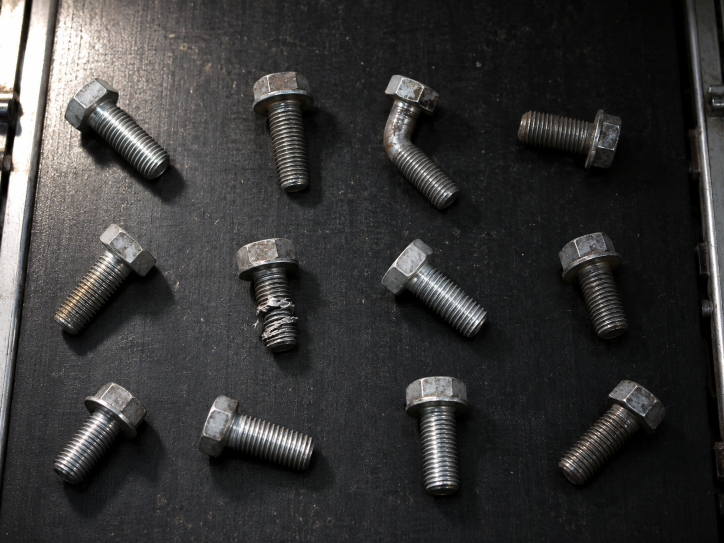
#> input picture data/photos/bolts-conveyor.png, 1448 x 1086 px (shown at 1/2 size)
$ python threshold_morph.py
#> lines starting #> are read from the running program, lines starting #| are printed output that depends on the picture; after the words box and inside, x2 and y2 are one past the last pixel; in counts of white or black regions, pixels touching at a corner belong together
"""P07｜二值化與形態學：固定門檻 vs Otsu vs adaptive（打光不均），侵蝕、膨脹、開、閉運算。"""
from pathlib import Path

import cv2
import numpy as np
import pandas as pd

from common import PHOTOS

OUT = Path("/tmp/ntunhs/P07")
OUT.mkdir(parents=True, exist_ok=True)

img = cv2.imread(str(PHOTOS / "bolts-conveyor.png"))
#> img is the input picture: shape (1086, 1448, 3); mean B, G, R 54, 54.6, 55.1
gray = cv2.cvtColor(img, cv2.COLOR_BGR2GRAY)
blur = cv2.GaussianBlur(gray, (5, 5), 0)          # P06：先輕微去雜訊
# 教師目視：12 支螺栓的大約中心 (x, y)，用來檢查「每支有沒有被抓到」
BOLTS = [(560, 257), (827, 275), (1142, 250), (225, 250), (183, 543), (539, 582),
         (876, 583), (1191, 563), (180, 851), (520, 859), (878, 861), (1208, 856)]
# 輸送帶範圍（左右兩側金屬護欄不要）
BELT = np.array([[135, 0], [1365, 0], [1390, 1086], [45, 1086]])
belt = np.zeros_like(gray)
cv2.fillPoly(belt, [BELT], 255)
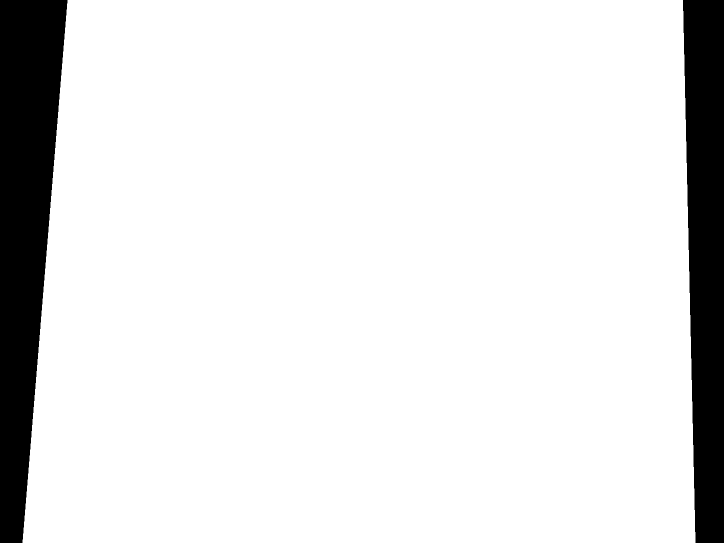
#> belt: shape (1086, 1448) (shown at 1/2 size); 89% white; 2 black regions, box (x1, y1, x2, y2) and area: (0, 0, 135, 1086) 97740, (1366, 0, 1448, 1086) 75477


def check(bw):
    """白色占比、白色區塊數、面積 > 2000 的區塊數，以及「單獨成塊」的螺栓數：
    螺栓中心落在一個區塊上、那個區塊只包含這一支、面積在 4000–25000（一支螺栓的大小）。"""
    n, labels, stats, _ = cv2.connectedComponentsWithStats(bw)
    areas = stats[:, cv2.CC_STAT_AREA]
    owner = []
    for x, y in BOLTS:
        win = labels[y - 15:y + 16, x - 15:x + 16]
        ids = win[win > 0]
        owner.append(np.bincount(ids).argmax() if ids.size else 0)
    alone = sum(1 for i in owner if i and owner.count(i) == 1 and 4000 <= areas[i] <= 25000)
    found = sum(1 for i in owner if i)
    return dict(白色占比=round(float((bw > 0).mean()), 3), 區塊數=n - 1,
                大於2000=int((areas[1:] > 2000).sum()), 碰到螺栓=found, 單獨成塊=alone)


print("== 1. 打光不均：左右亮度差多少 ==")
w = gray.shape[1]
for name, xs in {"左（x 150–450）": (150, 450), "中（x 550–850）": (550, 850), "右（x 1000–1300）": (1000, 1300)}.items():
    region = blur[:, xs[0]:xs[1]][belt[:, xs[0]:xs[1]] > 0]
    print(f"{name}  輸送帶 50% 分位 {np.percentile(region, 50):5.1f}  90% 分位 {np.percentile(region, 90):5.1f}")
#> this loop made 3 passes
#| 左（x 150–450）  輸送帶 50% 分位  73.0  90% 分位 150.0
#| 中（x 550–850）  輸送帶 50% 分位  41.0  90% 分位  69.0
#| 右（x 1000–1300）  輸送帶 50% 分位  19.0  90% 分位  39.0

print("\n== 2. 固定門檻：一個數字切全圖 ==")
rows = []
for t in [60, 100, 140]:
    _, bw = cv2.threshold(blur, t, 255, cv2.THRESH_BINARY)
    rows.append({"方法": f"固定 {t}", **check(cv2.bitwise_and(bw, belt))})
    cv2.imwrite(str(OUT / f"fixed-{t}.png"), bw)
#> this loop made 3 passes
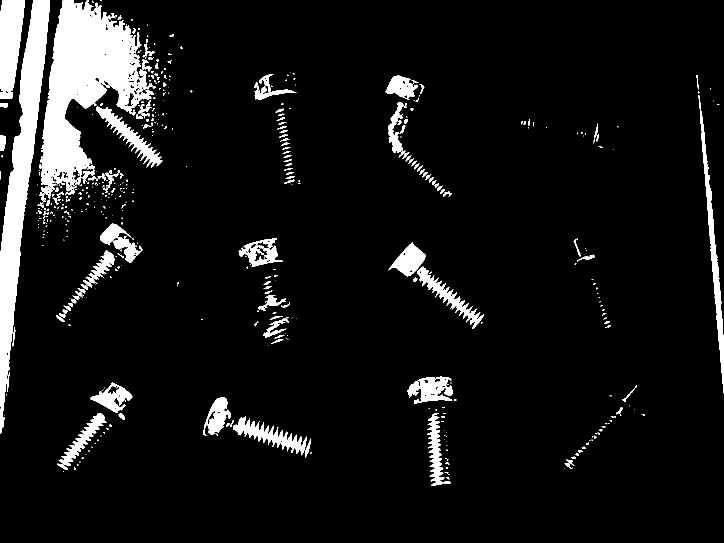
#> bw: shape (1086, 1448) (shown at 1/2 size); 8.1% white; 496 white regions (341 under 20 px), largest, box (x1, y1, x2, y2) and area: (79, 0, 308, 398) 41719, (0, 0, 100, 867) 27358, (0, 0, 50, 198) 7366
#> after the loop, rows = 3 items

t_otsu, bw = cv2.threshold(blur, 0, 255, cv2.THRESH_BINARY + cv2.THRESH_OTSU)
#> bw: shape (1086, 1448); 14.4% white; 458 white regions (284 under 20 px), largest, box (x1, y1, x2, y2) and area: (66, 0, 389, 654) 106188, (0, 0, 105, 907) 32308, (1384, 58, 1448, 806) 9868
#> t_otsu = 99
rows.append({"方法": f"Otsu（自動={t_otsu:.0f}）", **check(cv2.bitwise_and(bw, belt))})
#> in check (call 4), `n, labels, stats, _ = cv2.connectedComponentsWithStats(bw)`: n = 403; stats = 403 rows, first 6: [0, 0, 1448, 1086, 1409184], [96, 0, 293, 654, 94259], [310, 0, 8, 23, 110], [299, 3, 4, 4, 12], [383, 8, 3, 2, 4], [317, 21, 3, 5, 10]
cv2.imwrite(str(OUT / "otsu.png"), bw)

for bs, c in [(51, -10), (401, -30)]:
    bw = cv2.adaptiveThreshold(blur, 255, cv2.ADAPTIVE_THRESH_MEAN_C, cv2.THRESH_BINARY, bs, c)
    rows.append({"方法": f"adaptive {bs}, C={c}", **check(cv2.bitwise_and(bw, belt))})
    cv2.imwrite(str(OUT / f"adaptive-{bs}.png"), bw)
#> this loop made 2 passes
#> after the loop, rows = 6 items
print(pd.DataFrame(rows).to_string(index=False))
#|                  方法  白色占比  區塊數  大於2000  碰到螺栓  單獨成塊
#|               固定 60 0.242  973      12    12     4
#|              固定 100 0.102  407      11    12     5
#|              固定 140 0.050  452      12    11     0
#|         Otsu（自動=99） 0.104  402      11    12     5
#|  adaptive 51, C=-10 0.088 3122      18    12     2
#> (further printed lines are left out)

print("\n== 3. Otsu 選的門檻在左右各代表什麼 ==")
for name, xs in {"左": (150, 450), "右": (1000, 1300)}.items():
    region = blur[:, xs[0]:xs[1]][belt[:, xs[0]:xs[1]] > 0]
    print(f"{name}：輸送帶像素中有 {(region > t_otsu).mean():.3f} 高於 Otsu 門檻 {t_otsu:.0f}")
#> this loop made 2 passes
#| 左：輸送帶像素中有 0.277 高於 Otsu 門檻 99
#| 右：輸送帶像素中有 0.022 高於 Otsu 門檻 99
print("Otsu 只看整張的直方圖，不知道「哪裡」亮")

print("\n== 4. adaptive：每個像素和自己附近比 ==")
y, x = 300, 300
local = blur[y - 200:y + 201, x - 200:x + 201].mean()
#> local = 109.7
print(f"左上 (x={x}, y={y})：附近 401×401 平均 {local:.1f} → 門檻 {local + 30:.1f}")
#| 左上 (x=300, y=300)：附近 401×401 平均 109.7 → 門檻 139.7
y, x = 300, 1250
local = blur[y - 200:y + 201, x - 200:x + 201].mean()
#> local = 27.99
print(f"右上 (x={x}, y={y})：附近 401×401 平均 {local:.1f} → 門檻 {local + 30:.1f}")
#| 右上 (x=1250, y=300)：附近 401×401 平均 28.0 → 門檻 58.0
print("C=-30 的意思：比附近平均亮 30 以上才算白")

print("\n== 5. 形態學：用一個小形狀去「掃」白色區域 ==")
bw = cv2.adaptiveThreshold(blur, 255, cv2.ADAPTIVE_THRESH_MEAN_C, cv2.THRESH_BINARY, 401, -30)
bw = cv2.bitwise_and(bw, belt)
#> bw: shape (1086, 1448); 8.5% white; 580 white regions (437 under 20 px), largest, box (x1, y1, x2, y2) and area: (107, 0, 270, 344) 23164, (763, 478, 973, 665) 11919, (402, 790, 626, 922) 10524
k5 = cv2.getStructuringElement(cv2.MORPH_ELLIPSE, (5, 5))
#> k5 = [[0, 0, 1, 0, 0], [1, 1, 1, 1, 1], [1, 1, 1, 1, 1], [1, 1, 1, 1, 1], [0, 0, 1, 0, 0]]
k41 = cv2.getStructuringElement(cv2.MORPH_ELLIPSE, (41, 41))
#> k41: shape (41, 41); values 0 (black) and 1 (white), 76.9% white; 4 black regions, box (x1, y1, x2, y2) and area: (0, 0, 20, 16) 97, (21, 0, 41, 16) 97, (0, 25, 20, 41) 97, (21, 25, 41, 41) 97
steps = {
    "adaptive 原始": bw,
    "侵蝕 5×5": cv2.erode(bw, k5),
    "膨脹 5×5": cv2.dilate(bw, k5),
    "開運算 5×5": cv2.morphologyEx(bw, cv2.MORPH_OPEN, k5),
    "閉運算 41×41": cv2.morphologyEx(bw, cv2.MORPH_CLOSE, k41),
}
opened = steps["開運算 5×5"]
#> opened: shape (1086, 1448); 7.7% white; 139 white regions (24 under 20 px), largest, box (x1, y1, x2, y2) and area: (107, 13, 269, 343) 21503, (769, 478, 972, 661) 11405, (403, 790, 625, 918) 10074
steps["先開 5 再閉 41"] = cv2.morphologyEx(opened, cv2.MORPH_CLOSE, k41)
steps["先閉 41 再開 5"] = cv2.morphologyEx(steps["閉運算 41×41"], cv2.MORPH_OPEN, k5)
rows = [{"步驟": name, **check(im)} for name, im in steps.items()]
#> in check (call 7), `n, labels, stats, _ = cv2.connectedComponentsWithStats(bw)`: stats = 581 rows, first 6: [0, 0, 1448, 1086, 1438626], [107, 0, 163, 344, 23164], [134, 10, 1, 3, 3], [193, 21, 2, 2, 3], [205, 36, 7, 13, 52], [223, 45, 1, 2, 2]
#> in check (call 8), `n, labels, stats, _ = cv2.connectedComponentsWithStats(bw)`: n = 248; stats = 248 rows, first 6: [0, 0, 1448, 1086, 1486085], [137, 0, 6, 10, 23], [109, 15, 158, 326, 14183], [150, 24, 6, 6, 9], [172, 27, 1, 1, 1], [155, 31, 1, 1, 1]
#> in check (call 9), `n, labels, stats, _ = cv2.connectedComponentsWithStats(bw)`: n = 271; stats = 271 rows, first 6: [0, 0, 1448, 1086, 1382575], [101, 0, 223, 404, 35988], [191, 19, 6, 6, 26], [221, 43, 5, 6, 22], [238, 42, 8, 15, 100], [293, 48, 5, 5, 17]
#> in check (call 10), `n, labels, stats, _ = cv2.connectedComponentsWithStats(bw)`:
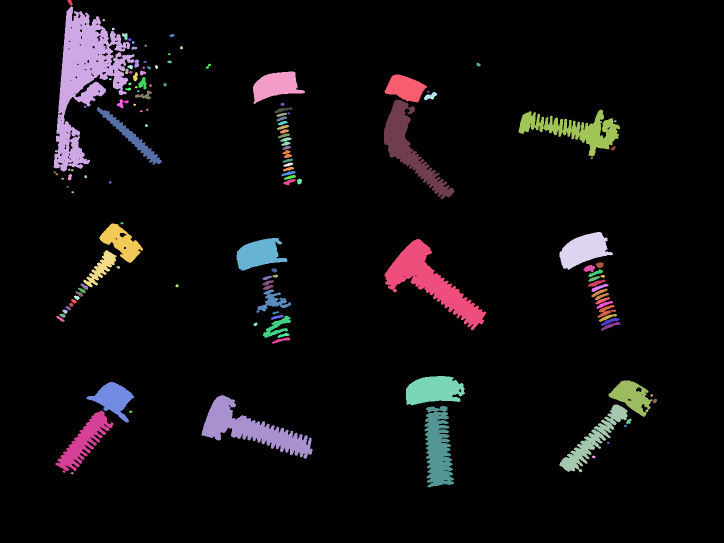
#> labels: shape (1086, 1448) int32 (shown at 1/2 size); 140 distinct labels, from 0 to 139; one colour per label, 0 black
#> in check (call 10), `n, labels, stats, _ = cv2.connectedComponentsWithStats(bw)`: n = 140; stats = 140 rows, first 6: [0, 0, 1448, 1086, 1451362], [135, 0, 10, 12, 76], [107, 13, 162, 330, 21503], [205, 38, 5, 5, 17], [224, 55, 5, 6, 22], [244, 66, 11, 14, 105]
#> in check (call 10), `areas = stats[:, cv2.CC_STAT_AREA]`: areas = 140 values, max 1451362 at index 0, min 17 at index 3, mean 11232.3
#> after the loop in check (call 10), `for x, y in BOLTS:`: owner = [56, 40, 48, 45, 86, 103, 85, 96, 133, 129, 132, 131]
#> in check (call 10), `alone = sum(1 for i in owner if i and owner.count(i) == 1 and 4000 <= ..`: alone = 7
#> in check (call 11), `n, labels, stats, _ = cv2.connectedComponentsWithStats(bw)`:
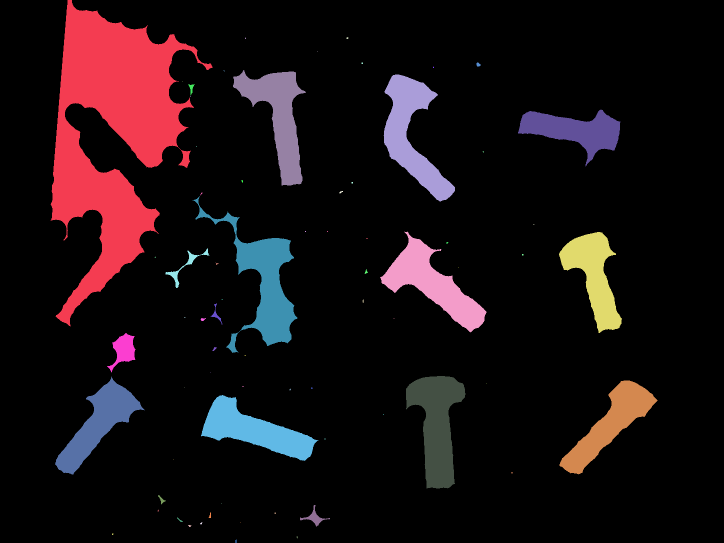
#> labels: shape (1086, 1448) int32 (shown at 1/2 size); 71 distinct labels, from 0 to 70; one colour per label, 0 black
#> in check (call 11), `n, labels, stats, _ = cv2.connectedComponentsWithStats(bw)`: n = 71; stats = 71 rows, first 6: [0, 0, 1448, 1086, 1349101], [101, 0, 325, 653, 85926], [490, 75, 2, 3, 4], [693, 74, 4, 4, 12], [634, 103, 1, 1, 1], [723, 125, 3, 3, 9]
#> in check (call 11), `areas = stats[:, cv2.CC_STAT_AREA]`: areas = 71 values, max 1349101 at index 0, min 1 at index 4, mean 22148.3
#> after the loop in check (call 11), `for x, y in BOLTS:`: owner = [9, 10, 14, 1, 1, 21, 25, 26, 45, 53, 46, 47]
#> in check (call 11), `alone = sum(1 for i in owner if i and owner.count(i) == 1 and 4000 <= ..`: alone = 10
#> in check (call 12), `n, labels, stats, _ = cv2.connectedComponentsWithStats(bw)`:
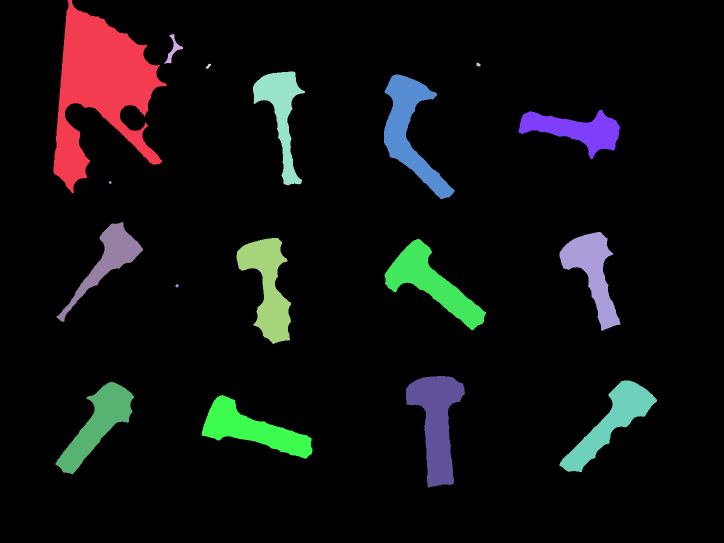
#> labels: shape (1086, 1448) int32 (shown at 1/2 size); 18 distinct labels, from 0 to 17; one colour per label, 0 black
#> in check (call 12), `n, labels, stats, _ = cv2.connectedComponentsWithStats(bw)`: n = 18; stats = 18 rows, first 6: [0, 0, 1448, 1086, 1411587], [107, 0, 226, 387, 40214], [328, 68, 38, 59, 587], [953, 125, 8, 8, 46], [412, 127, 10, 11, 54], [506, 143, 104, 228, 8819]
#> in check (call 12), `n, labels, stats, _ = cv2.connectedComponentsWithStats(bw)`:
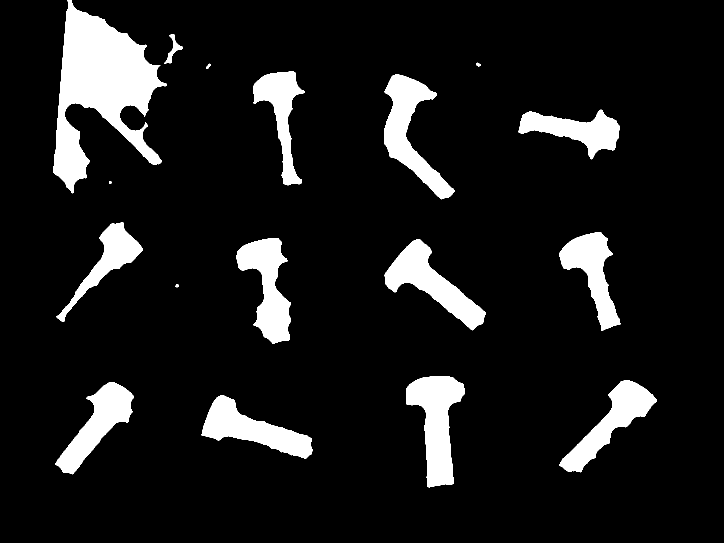
#> bw: shape (1086, 1448) (shown at 1/2 size); 10.2% white; 17 white regions, largest, box (x1, y1, x2, y2) and area: (107, 0, 333, 387) 40214, (812, 752, 930, 975) 13798, (768, 149, 909, 399) 12840
#> in check (call 12), `areas = stats[:, cv2.CC_STAT_AREA]`: areas = 18 values, max 1411587 at index 0, min 22 at index 8, mean 87362.7
#> the loop in check (call 12), `for x, y in BOLTS:` made 12 passes
#> pass 2, in check (call 12), `win = labels[y - 15:y + 16, x - 15:x + 16]`:
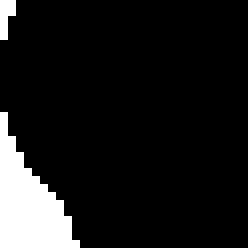
#> win: shape (31, 31) int32 (shown 8 times larger); values 0 (black) and 6 (white), 9.9% white; 2 white regions (1 under 20 px), largest, box (x1, y1, x2, y2) and area: (0, 14, 10, 31) 88
#> after the loop in check (call 12), `for x, y in BOLTS:`: owner = [5, 6, 7, 1, 9, 11, 12, 10, 16, 17, 14, 15]
#> in check (call 12), `alone = sum(1 for i in owner if i and owner.count(i) == 1 and 4000 <= ..`: alone = 11
#> in check (call 13), `n, labels, stats, _ = cv2.connectedComponentsWithStats(bw)`: n = 31; stats = 31 rows, first 6: [0, 0, 1448, 1086, 1350796], [102, 0, 293, 650, 84983], [395, 120, 6, 6, 26], [953, 125, 8, 8, 46], [407, 127, 17, 13, 146], [466, 143, 144, 228, 13591]
#> rows = 7 items
print(pd.DataFrame(rows).to_string(index=False))
#|          步驟  白色占比  區塊數  大於2000  碰到螺栓  單獨成塊
#| adaptive 原始 0.085  580      17    12     7
#|      侵蝕 5×5 0.055  247      15    12     4
#|      膨脹 5×5 0.121  270      18    12    11
#|     開運算 5×5 0.077  139      17    12     7
#|   閉運算 41×41 0.142   70      12    12    10
#> (further printed lines are left out)
for name, im in steps.items():
    cv2.imwrite(str(OUT / f"morph-{name.replace(' ', '_')}.png"), im)
#> this loop made 7 passes
#> name on passes 1 to 7: 'adaptive 原始', '侵蝕 5×5', '膨脹 5×5', '開運算 5×5', '閉運算 41×41', '先開 5 再閉 41', '先閉 41 再開 5'

print("\n== 6. 開運算 = 先侵蝕再膨脹；閉運算 = 先膨脹再侵蝕 ==")
print("開運算 == dilate(erode(bw)):", np.array_equal(steps["開運算 5×5"], cv2.dilate(cv2.erode(bw, k5), k5)))
#| 開運算 == dilate(erode(bw)): True
print("閉運算 == erode(dilate(bw)):", np.array_equal(steps["閉運算 41×41"], cv2.erode(cv2.dilate(bw, k41), k41)))
#| 閉運算 == erode(dilate(bw)): True
final = steps["先開 5 再閉 41"]
cv2.imwrite(str(OUT / "final-mask.png"), final)
print(f"最終遮罩存到 {OUT / 'final-mask.png'}（P08 從這裡接著數）")
